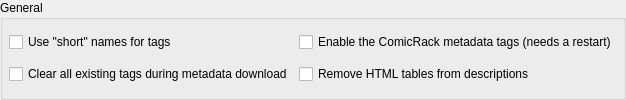
          <widget class="QGroupBox" name="groupBox_5">
           <property name="sizePolicy">
            <sizepolicy hsizetype="Preferred" vsizetype="Preferred">
             <horstretch>0</horstretch>
             <verstretch>0</verstretch>
            </sizepolicy>
           </property>
           <property name="minimumSize">
            <size>
             <width>0</width>
             <height>0</height>
            </size>
           </property>
           <property name="title">
            <string>General</string>
           </property>
           <layout class="QGridLayout" name="gridLayout_7">
            <property name="leftMargin">
             <number>6</number>
            </property>
            <property name="topMargin">
             <number>6</number>
            </property>
            <property name="rightMargin">
             <number>6</number>
            </property>
            <property name="bottomMargin">
             <number>6</number>
            </property>
            <property name="spacing">
             <number>6</number>
            </property>
            <item row="0" column="0">
             <widget class="QCheckBox" name="cbxShortTagNames">
              <property name="sizePolicy">
               <sizepolicy hsizetype="Minimum" vsizetype="Fixed">
                <horstretch>0</horstretch>
                <verstretch>0</verstretch>
               </sizepolicy>
              </property>
              <property name="toolTip">
               <string>Use the short name for tags (CBI, CR, etc.)</string>
              </property>
              <property name="text">
               <string>Use &quot;short&quot; names for tags</string>
              </property>
             </widget>
            </item>
            <item row="0" column="1">
             <widget class="QCheckBox" name="cbxEnableCR">
              <property name="toolTip">
               <string>Turn off to only use the CIX tags</string>
              </property>
              <property name="text">
               <string>Enable the ComicRack metadata tags (needs a restart)</string>
              </property>
             </widget>
            </item>
            <item row="1" column="0">
             <widget class="QCheckBox" name="cbxClearFormBeforePopulating">
              <property name="toolTip">
               <string>Default is to merge downloaded metadata with existing tags</string>
              </property>
              <property name="text">
               <string>Clear all existing tags during metadata download</string>
              </property>
             </widget>
            </item>
            <item row="1" column="1">
             <widget class="QCheckBox" name="cbxRemoveHtmlTables">
              <property name="text">
               <string>Remove HTML tables from descriptions</string>
              </property>
             </widget>
            </item>
           </layout>
          </widget>
